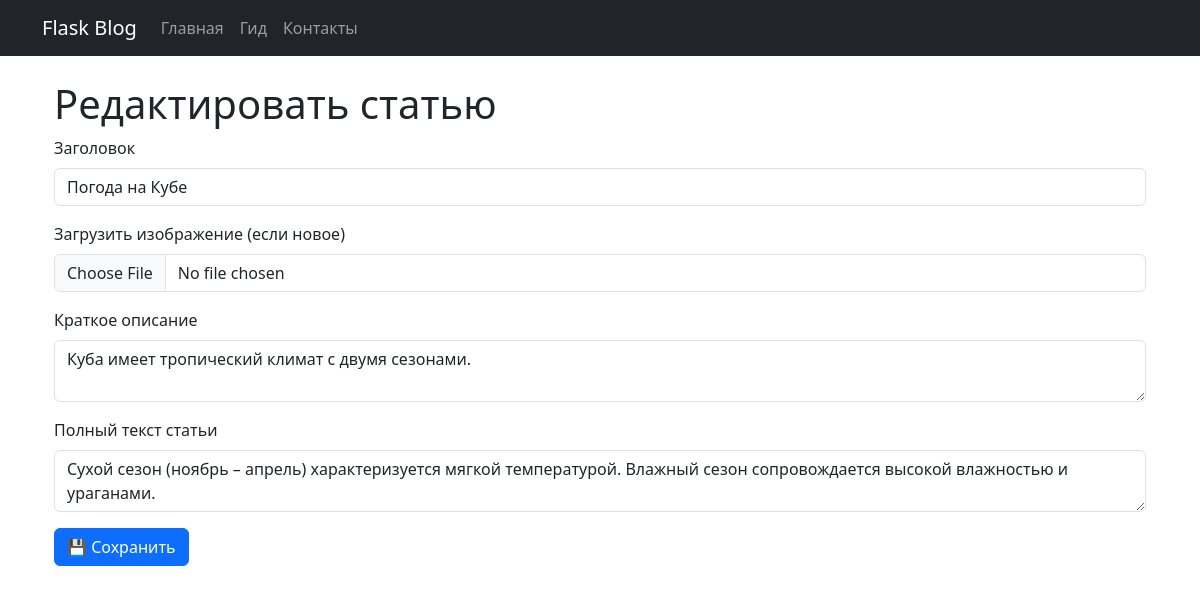
The page /admin/edit/2 on the database its author committed.
### tables this page shows
CREATE TABLE articles (
    id INTEGER PRIMARY KEY AUTOINCREMENT,
    title TEXT NOT NULL,
    image TEXT NOT NULL,
    content TEXT NOT NULL,
    full_content TEXT NOT NULL
);

### Flask Bootstrap Blog.py (the view, shortened to what this page needs)
@app.route("/admin/edit/<int:article_id>", methods=["GET", "POST"])
def edit_article(article_id):
    article = get_article(article_id)
    if not article:
        return "Статья не найдена", 404
    form = ArticleForm(data=article)
    return render_template("edit_article.html", form=form, action="Редактировать статью")

### Flask Bootstrap Blog.py
class ArticleForm(FlaskForm):
    title = StringField("Заголовок", validators=[DataRequired()])
    image = FileField("Загрузить изображение (если новое)")
    content = TextAreaField("Краткое описание", validators=[DataRequired()])
    full_content = TextAreaField("Полный текст статьи", validators=[DataRequired()])
    submit = SubmitField("Сохранить")

### Flask Bootstrap Blog.py (called while the page is built)
def get_article(article_id):
    conn = sqlite3.connect("database.db")
    cursor = conn.cursor()
    cursor.execute("SELECT title, image, content, full_content FROM articles WHERE id = ?", (article_id,))
    row = cursor.fetchone()
    conn.close()
    if row:
        return {"title": row[0], "image": row[1], "content": row[2], "full_content": row[3]}
    return None

### templates/edit_article.html (shortened to what this page needs)
{% extends "base.html" %}
{% block content %}
<div class="container mt-4">
    <h1>{{ action }}</h1>
    <form method="POST" enctype="multipart/form-data">
        <div class="mb-3">
            {{ form.title.label(class="form-label") }}
            {{ form.title(class="form-control") }}
        </div>
        <div class="mb-3">
            {{ form.image.label(class="form-label") }}
            {{ form.image(class="form-control") }}
        </div>
        <div class="mb-3">
            {{ form.content.label(class="form-label") }}
            {{ form.content(class="form-control") }}
        </div>
        <div class="mb-3">
            {{ form.full_content.label(class="form-label") }}
            {{ form.full_content(class="form-control ckeditor") }}
        </div>
        <button type="submit" class="btn btn-primary">💾 Сохранить</button>
    </form>
</div>
{% endblock %}

### rows shown on the page
articles: title "Погода на Кубе", content "Куба имеет тропический климат с двумя сезонами.", full_content "Сухой сезон (ноябрь – апрель) характеризуется мягкой температурой. Влажный сезон сопровождается высокой влажностью и ураганами."

### other values the page prints
{{ action }} "Редактировать статью"
